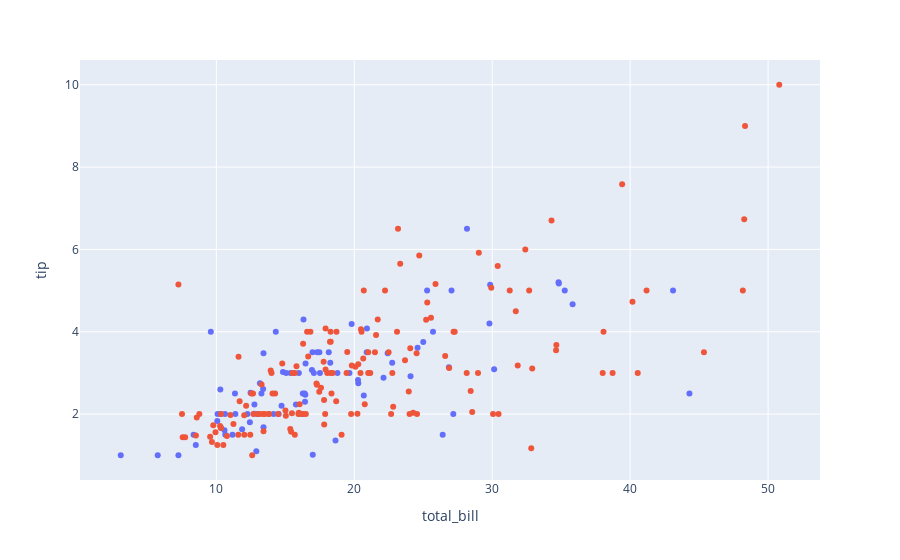

The notebook cell this image was saved under:
### Markdown cell above
graph_objects를 통해 그래프를 그릴 때 각 Trace별로 name만 넣어주면 범례가 자동 생성되지만 범례 타이틀은 생성이 되지 않는다.

또한 express는 자동으로 성별을 구분해서 시각화를 해준 반면, graph_objects는 데이터 전처리를 통해 직접 데이터를 구분하고 따로따로 그려줘야 하는 번거로움이 있다. 이것이 plotly에서 사람들이 express를 많이 사용하는 이유 중 하나이다.

3. 범례 삭제하기

express의 경우 범례가 자동 생성되기 때문에 범례를 삭제하려면 별도의 코드가 필요하다.

```py
fig.update_layout(showlegend=False)
```

### Code cell
df = px.data.tips()
fig = px.scatter(df, x="total_bill", y="tip", color="sex")
fig.update_layout(showlegend=False)
fig.show()

### Figure 1 — Plotly figure (JSON) as saved in the notebook; plotly's stock layout.template omitted (floating-point values rounded to 4 significant figures; data arrays with more than 128 entries replaced by an {"elided": "..."} marker saying what was removed)
{"data": [{"hovertemplate": "sex=Female<br>total_bill=%{x}<br>tip=%{y}<extra></extra>", "legendgroup": "Female", "marker": {"color": "#636efa", "symbol": "circle"}, "mode": "markers", "name": "Female", "orientation": "v", "showlegend": true, "type": "scatter", "x": [16.99, 24.59, 35.26, 14.83, 10.33, 16.97, 20.29, 15.77, 19.65, 15.06, 20.69, 16.93, 10.29, 34.81, 26.41, 16.45, 3.07, 17.07, 26.86, 25.28, 14.73, 10.07, 34.83, 5.75, 16.32, 22.75, 11.35, 15.38, 44.3, 22.42, 20.92, 14.31, 7.25, 25.71, 17.31, 10.65, 12.43, 24.08, 13.42, 12.48, 29.8, 14.52, 11.38, 20.27, 11.17, 12.26, 18.26, 8.51, 10.33, 14.15, 13.16, 17.47, 27.05, 16.43, 8.35, 18.64, 11.87, 29.85, 25, 13.39, 16.21, 17.51, 10.59, 10.63, 9.6, 20.9, 18.15, 19.81, 43.11, 13, 12.74, 13, 16.4, 16.47, 12.76, 13.27, 28.17, 12.9, 30.14, 13.42, 15.98, 16.27, 10.09, 22.12, 35.83, 27.18, 18.78], "xaxis": "x", "y": [1.01, 3.61, 5, 3.02, 1.67, 3.5, 2.75, 2.23, 3, 3, 2.45, 3.07, 2.6, 5.2, 1.5, 2.47, 1, 3, 3.14, 5, 2.2, 1.83, 5.17, 1, 4.3, 3.25, 2.5, 3, 2.5, 3.48, 4.08, 4, 1, 4, 3.5, 1.5, 1.8, 2.92, 1.68, 2.52, 4.2, 2, 2, 2.83, 1.5, 2, 3.25, 1.25, 2, 2, 2.75, 3.5, 5, 2.3, 1.5, 1.36, 1.63, 5.14, 3.75, 2.61, 2, 3, 1.61, 2, 4, 3.5, 3.5, 4.19, 5, 2, 2.01, 2, 2.5, 3.23, 2.23, 2.5, 6.5, 1.1, 3.09, 3.48, 3, 2.5, 2, 2.88, 4.67, 2, 3], "yaxis": "y"}, {"hovertemplate": "sex=Male<br>total_bill=%{x}<br>tip=%{y}<extra></extra>", "legendgroup": "Male", "marker": {"color": "#EF553B", "symbol": "circle"}, "mode": "markers", "name": "Male", "orientation": "v", "showlegend": true, "type": "scatter", "x": {"elided": "157 float values"}, "xaxis": "x", "y": {"elided": "157 float values"}, "yaxis": "y"}], "layout": {"legend": {"title": {"text": "sex"}, "tracegroupgap": 0}, "margin": {"t": 60}, "showlegend": false, "xaxis": {"anchor": "y", "domain": [0, 1], "title": {"text": "total_bill"}}, "yaxis": {"anchor": "x", "domain": [0, 1], "title": {"text": "tip"}}}}
